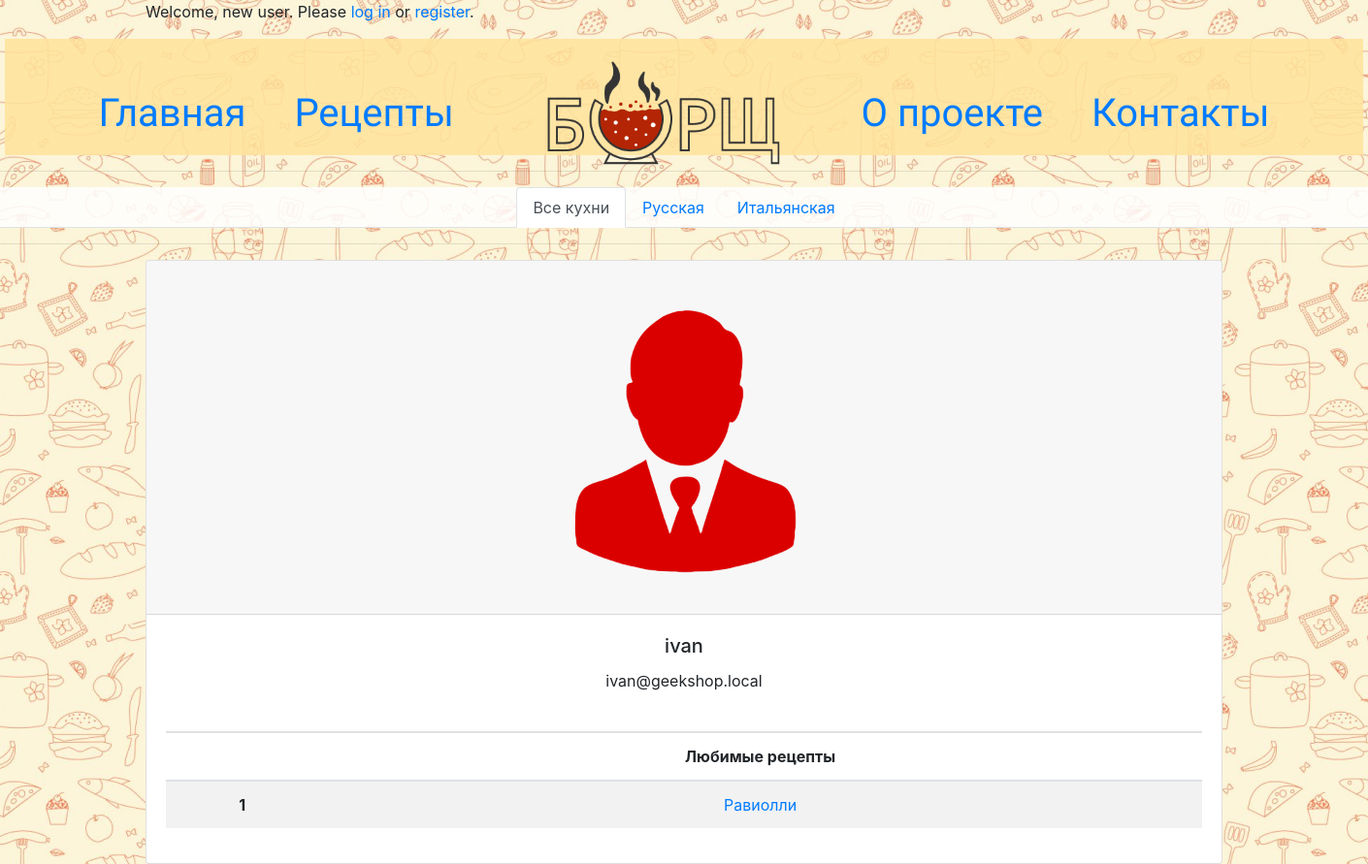
/auth/2, run on an earlier commit of the app's database.
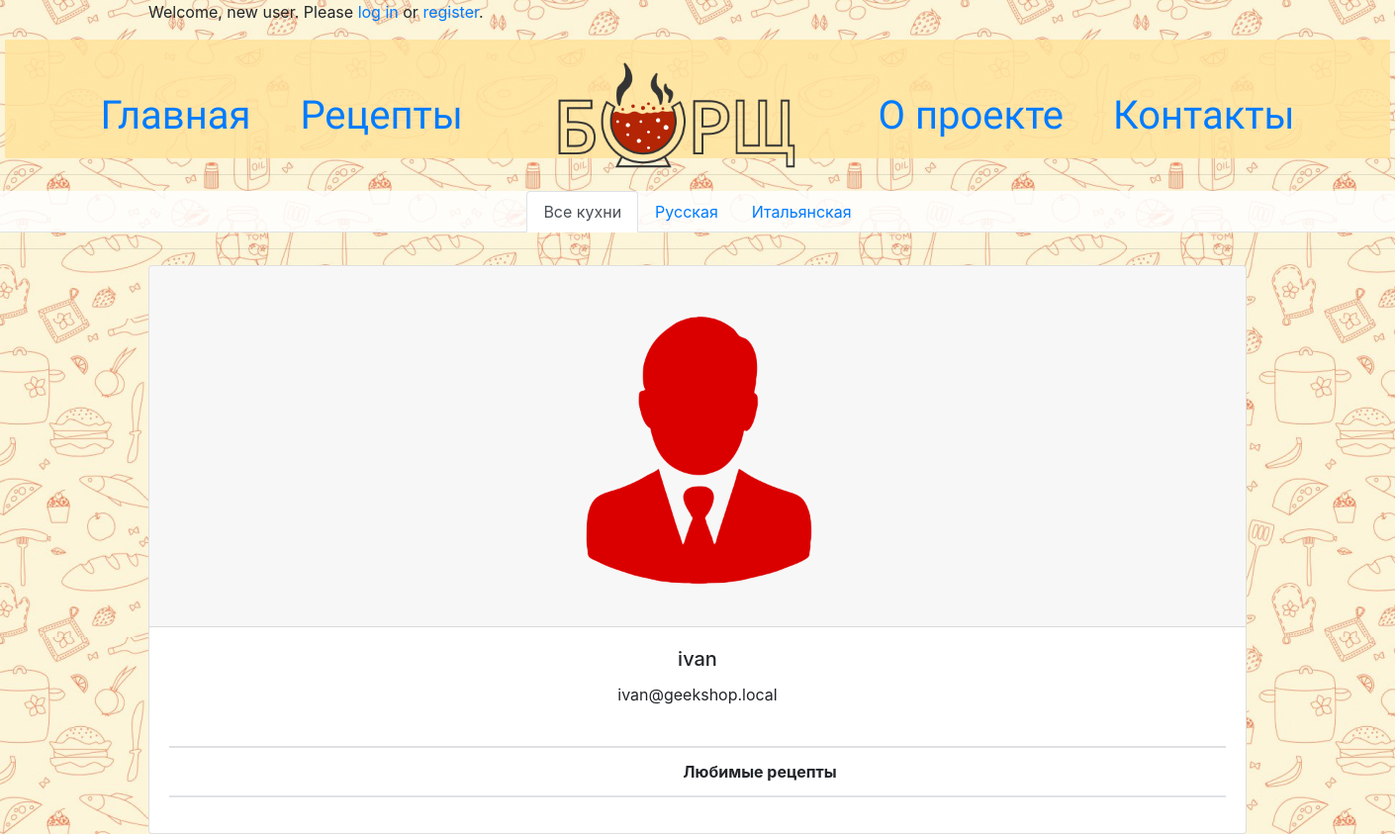
And on a later commit of the database.
### mainapp/models.py (models this page shows, shortened)
class Cuisine(models.Model):
    class Meta:
        verbose_name = 'Кухня'
        verbose_name_plural = 'Кухни'
    name = models.CharField(verbose_name='название', max_length=64, unique=True)
    description = models.TextField(verbose_name='описание', blank=True)

class Recipe(models.Model):
    class Meta:
        verbose_name = 'Рецепт'
        verbose_name_plural = 'Рецепты'
    cuisine = models.ForeignKey(Cuisine, on_delete=models.CASCADE)
    name = models.CharField(verbose_name='название рецепта', max_length=255)
    description = models.TextField(verbose_name='описание', blank=True)
    level = models.IntegerField(verbose_name='сложность приготовления', default=1)
    duration = models.IntegerField(verbose_name='время приготовления', default=15)
    image = models.ImageField(upload_to='recipe_photos', blank=True)

### myrecipeapp/models.py (models this page shows, shortened)
class MyRecipe(models.Model):
    class Meta:
        verbose_name = 'Любимый рецепт'
        verbose_name_plural = 'Любимые рецепты'
    borshchuser = models.ForeignKey(BorshchUser, on_delete=models.CASCADE)
    recipe = models.ForeignKey(Recipe, on_delete=models.CASCADE)

### authapp/views.py (the view)
# urls.py: path('<int:pk>', authapp.BorshchUserDetailView.as_view(), name='BorshchUser'),
class BorshchUserDetailView(DetailView):
    model = BorshchUser
    context_object_name = 'borshchuser'
    template_name = 'authapp/user_details.html'
    def get_context_data(self, **kwargs):
        context = super().get_context_data(**kwargs)
        context['my_recipe_list'] = MyRecipe.objects.filter(borshchuser=self.kwargs['pk'])
        context['cuisine_list'] = Cuisine.objects.all()
        return context

### mainapp/templatetags/my_tags.py (called while the page is built)
@register.filter(name='media_folder_users')
def media_folder_users(string):
    if not string:
        string = 'users_avatars/default.png'
    return f'{settings.MEDIA_URL}{string}'

### authapp/templates/authapp/user_details.html (shortened to what this page needs)
{% extends 'mainapp/base.html' %}
{% load my_tags %}
{% block content %}
<div class="container">
        <div class="card text-center">
            <div class="card-header">
                <img src="{{ borshchuser.avatar|media_folder_users }}" class="card-img-top" alt="...">
            </div>
            <div class="card-body">
                <h5 class="card-title">{{ borshchuser.username }}</h5>
                <p class="card-text">{{ borshchuser.email }}</p>
                <ul class="list-group list-group-flush">
                    <li class="list-group-item">
                    </li>
                </ul>
                        <table class="table table-striped">
                            <thead>
                                <tr>
                                    <th scope="col"></th>
                                    <th scope="col">Любимые рецепты</th>
                                </tr>
                            </thead>
                            <tbody>
                            {% for my_recipe in my_recipe_list %}
                                <tr>
                                    <th scope="row">{{ forloop.counter }}</th>
                                    <td><a href="{% url 'recipes:recipe' my_recipe.recipe.pk %}">
                                            {{ my_recipe.recipe.name }}
                                        </a>
                                    </td>
                                </tr>
                            {% endfor %}
                            </tbody>
                        </table>
            </div>
        </div>
</div>
{% endblock %}

### mainapp/templates/mainapp/includes/inc_cuisine_menu.html (shortened to what this page needs)
<div class="cuisine-menu">
<ul class="nav nav-tabs justify-content-center">
  <li class="nav-item">
    <a href="{% url 'recipes:index' %}"
       class="nav-link {% if request.resolver_match.kwargs.cuisine == None %}
                  active
                {% endif %}">
      Все кухни
    </a>
  </li>
  {% for cuisine in cuisine_list %}
    <li class="nav-item">
      <a href="{% url 'recipes:cuisine' cuisine.name %}"
         class="nav-link ">
        {{ cuisine.name }}
      </a>
    </li>
  {% endfor %}
</ul>
</div>
<hr>

What changed in the data, as far as the page shows it:
removed MyRecipe: recipe.name "Равиолли"
